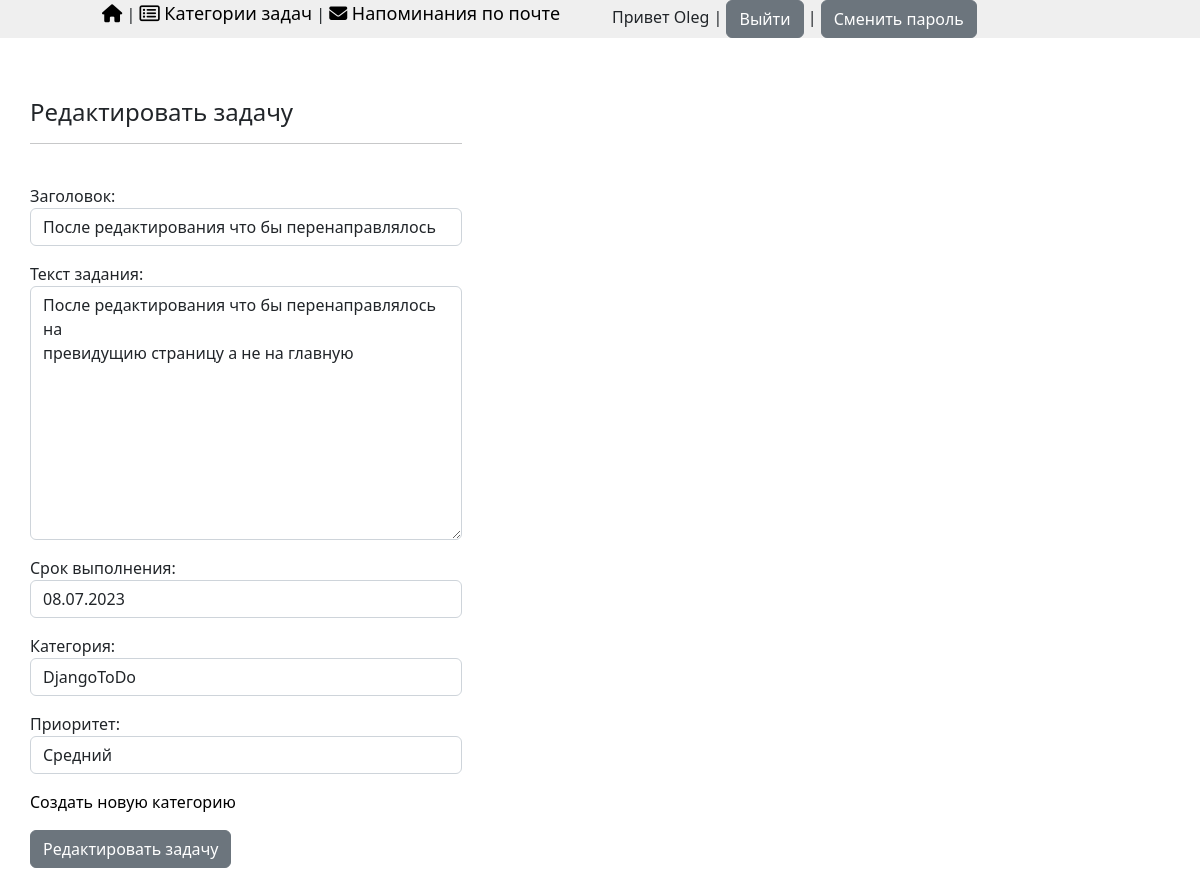
The page /tasks/edit/58/ (signed in) on the database its author committed.
### myapp/models.py (models this page shows, shortened)
class Task(models.Model):
    PRIORITIES = [
        ('высокий', 'Высокий'),
        ('средний', 'Средний'),
        ('низкий', 'Низкий'),
    ]
    title = models.CharField('Заголовок', max_length=100)
    description = models.TextField('Текст задания')
    category = models.ForeignKey(Category, on_delete=models.CASCADE, related_name='tasks', verbose_name='Категория')
    create = models.DateTimeField('Создано', auto_now_add=True)
    due_date = models.DateField('Срок выполнения')
    completed = models.BooleanField('Статус выполнения', default=False)
    user = models.ForeignKey(User, on_delete=models.CASCADE, verbose_name='Пользователь')
    priority = models.CharField('Приоритет', max_length=20, choices=PRIORITIES, default='средний')
    class Meta:
        verbose_name = 'Задача'
        verbose_name_plural = 'Задачи'
        ordering = [
            'completed',  # Сортировка по полю completed (невыполненные задачи будут первыми)
            Case(
                When(priority='высокий', then=0),
                When(priority='средний', then=1),
                When(priority='низкий', then=2),
              ),
            'due_date'
        ]

### myapp/views.py (the view)
# urls.py: path('edit/<int:pk>/', views.edit, name='edit'),  # вариант 1 на базе функции
@login_required
def edit(request, pk):
    task = Task.objects.get(id=pk)
    if request.method == "POST":
        form = TaskFormEdit(request.POST, user=request.user, instance=task)
        if form.is_valid():
            form.save()
            return redirect('list')  # или так return redirect('/tasks/')
    else:
        form = TaskFormEdit(user=request.user, instance=task)
    return render(request, 'myapp/task/edit_task.html', {'form': form, 'task': task})

### myapp/forms.py
class TaskFormEdit(TaskForm):
    class Meta:
        model = Task
        fields = ['title', 'description', 'due_date', 'category', 'priority']
        widgets = {
            "title": TextInput(attrs={
                'class': 'form-control',
                'placeholder': 'Заголовок'
            }),
            "description": Textarea(attrs={
                'class': 'form-control',
                'placeholder': 'Текст задачи'
            }),
            "category": Select(attrs={
                'class': 'form-control',
                'placeholder': 'Категория',
            }),
            "due_date": DateInput(attrs={
                'class': 'form-control',
                'placeholder': 'Срок выполнения',
            }),
            "priority": Select(attrs={
                'class': 'form-control',
                'placeholder': 'Приоритет',
            }),
        }

### myapp/models.py (called while the page is built)
    def __str__(self):
        return self.name

### myapp/templates/myapp/task/edit_task.html (shortened to what this page needs)
{% extends "myapp/base.html" %}
{% block content %}
<form method="post" >
    <h4>Редактировать задачу</h4><hr><br>
      {{form.as_p}}
    <p><a class="link" href="{% url 'create_category' %}">Создать новую категорию</a></p>
    <input class="btn btn-secondary" type="submit" value="Редактировать задачу">
</form>
{% endblock %}

### myapp/templates/myapp/base.html (shortened to what this page needs)
{% load static %}
<html lang="ru">
<head>
    <link rel="stylesheet" href="https://cdn.jsdelivr.net/npm/bootstrap@5.2.3/dist/css/bootstrap.min.css">
    <link rel="stylesheet" href="{% static 'myapp/css/task.css' %}">
    <link rel="stylesheet" href="https://use.fontawesome.com/releases/v6.4.0/css/all.css">
</head>
<body>
     <div class="conteiner">
        <div class="row">
            <div class="col-1"></div>
                <div class="col-5"><a  style="text-decoration:none; font-size:18px;" href="{% url 'list' %}"><i class="fa-solid fa-house"></i></a> |
                    <a style="text-decoration:none; font-size:18px;" href="{% url 'list_categories' %}"><i class="fa-regular fa-rectangle-list"></i> Категории задач</a> |
                    <a style="text-decoration:none; font-size:18px;" href="{% url 'send_notifications' %}"><i class="fa-solid fa-envelope"></i> Напоминания по почте</a>
                </div>
            <div class="col-6">
                {% if user.is_authenticated %}
              Привет {{user.username}} | <a class="btn btn-secondary" href="{% url 'logout' %}">Выйти</a> |
              <a class="btn btn-secondary" href="{% url 'password_change' %}">Сменить пароль</a>
              {% else %}
              <a class="btn btn-secondary" href="{% url 'login' %}">Войти</a> |
              <a class="btn btn-secondary" href="{% url 'register'%}">
              Регистрация</a>
              {% endif %}
            </div>
        </div>
     </div>
     <div id="content">
        {% block content %}
        {% endblock %}
     </div>
</body>
</html>

### myapp/static/myapp/css/task.css (style rules this page uses)
form { width:80%; }
#content { float:left; width:50%; padding:60px 30px 0px 30px; }
.link { text-decoration:none; }
.conteiner { width:100%; background:#efefef; position: float; }
i,a { color: black; text-decoration: none; transition: transform .2s ease ; }

### rows shown on the page
Task: title "После редактирования что бы перенаправлялось", description "После редактирования что бы перенаправлялось на превидущию страницу а не на главную", due_date "08.07.2023", category "DjangoToDo", priority "Средний"

### other values the page prints
{{ user.username }} "Oleg"
